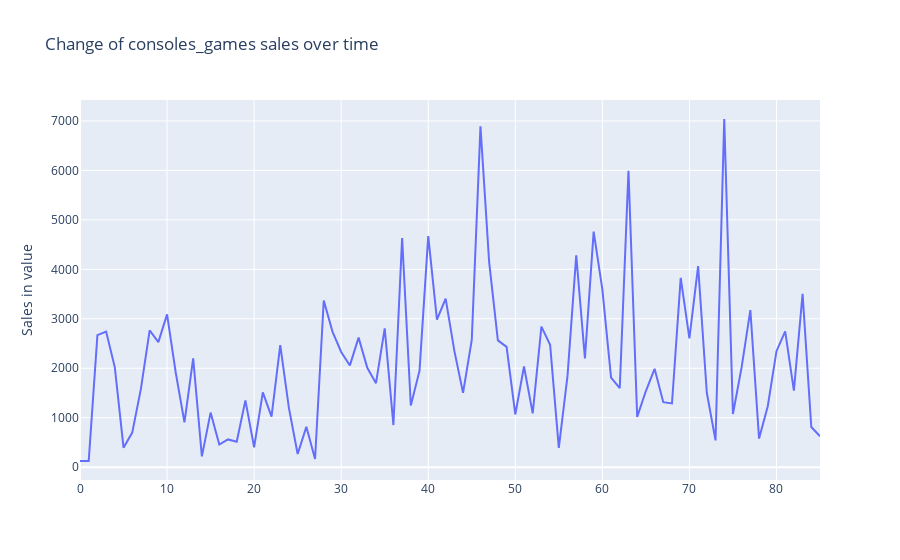

The cell this chart's notebook holds for it:
### Code cell
df_cat = select_category_df(df_train, selected_category, 'week')
fig = plot_sales_over_time(df_cat, selected_category, 'week')

fig.show()
